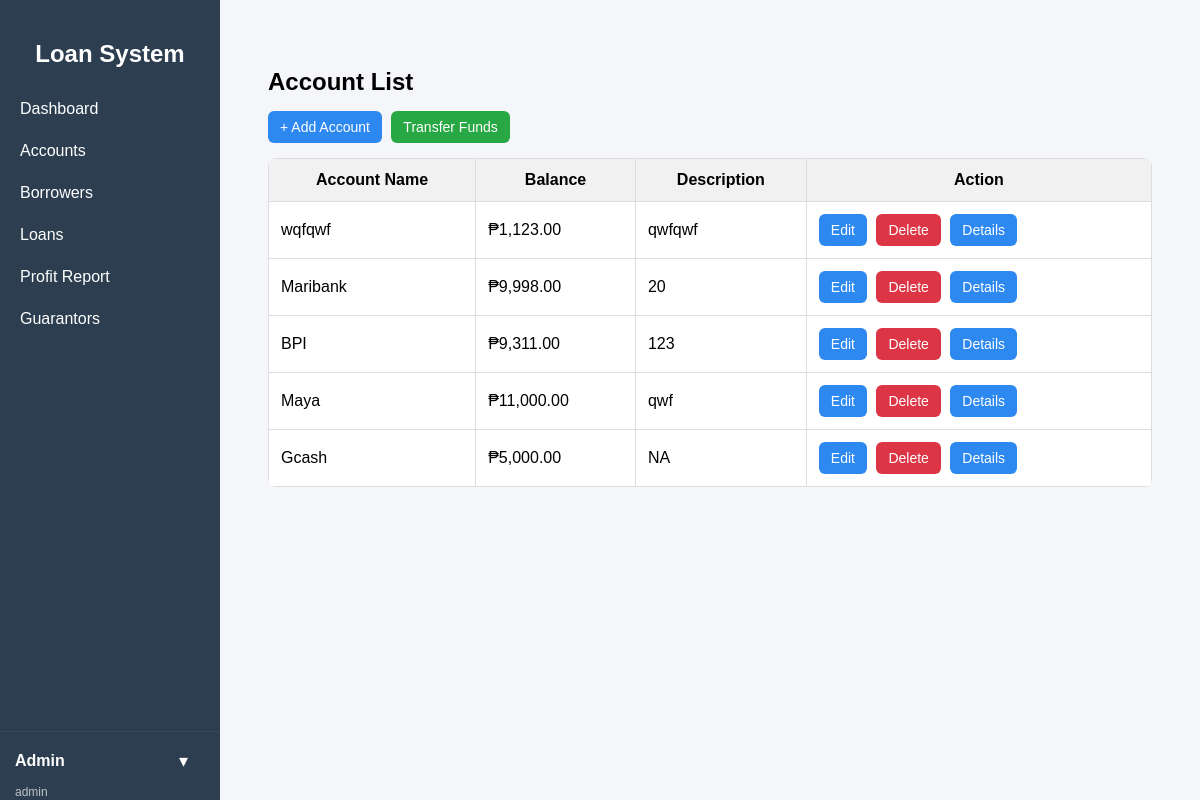
Page /public/index.php?url=account/index (signed in) on the earlier database version.
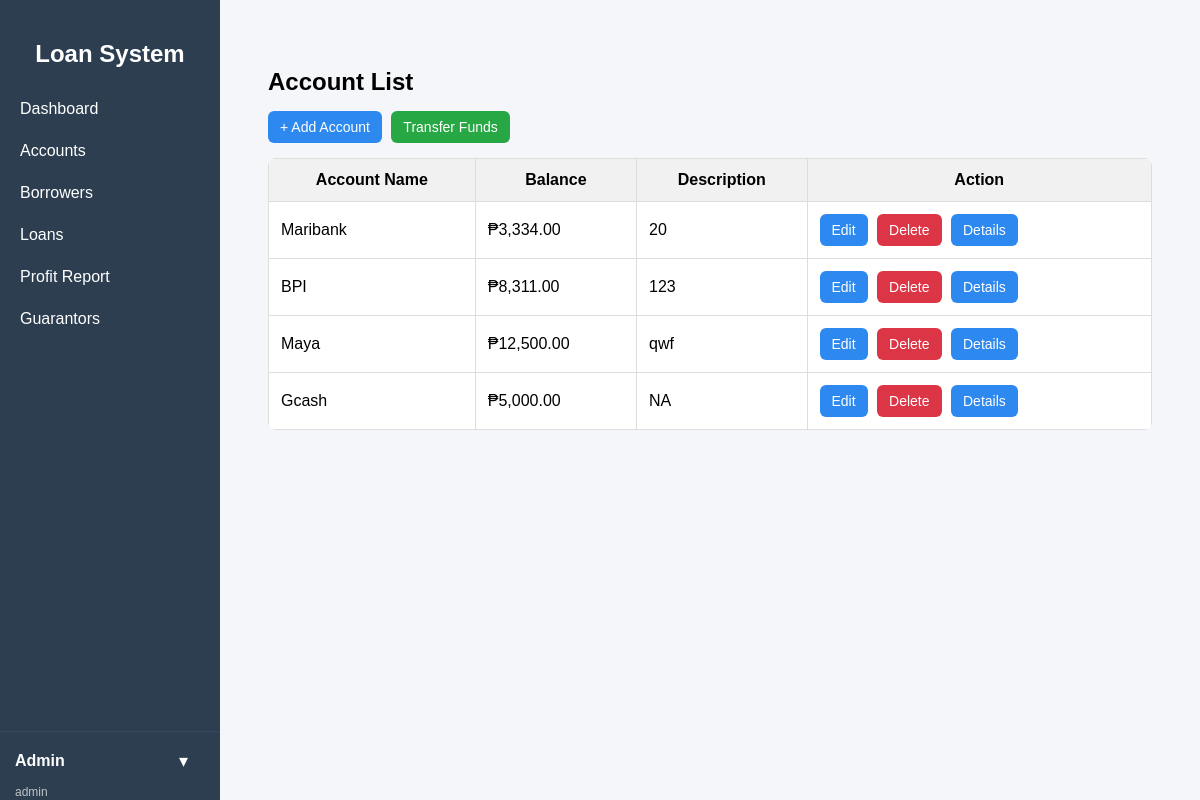
Same page on the later database version.
### tables this page shows
CREATE TABLE `accounts` (
  `id` int(11) NOT NULL,
  `account_name` varchar(100) DEFAULT NULL,
  `balance` varchar(100) DEFAULT NULL,
  `description` varchar(255) DEFAULT NULL
);

### app/controllers/AccountController.php (called while the page is built, shortened)
<?php
require_once "../app/models/Account.php";
class AccountController {
    private $account;
    public function __construct() {
        $this->account = new Account();
    }
    public function index() {
        $accounts = $this->account->getAll();
        require "../app/views/accounts/index.php";
    }
}

### core/App.php (called while the page is built, shortened)
<?php
class App {
    protected $method = "index";
    public function __construct() {
        $url = $this->parseUrl();
        if (isset($url[0])) {
            $controllerName = ucfirst($url[0]) . "Controller";
            $controllerFile = "../app/controllers/" . $controllerName . ".php";
            if (file_exists($controllerFile)) {
                unset($url[0]);
            }
        }
        $this->controller = new $this->controller;
        if (isset($url[1]) && method_exists($this->controller, $url[1])) {
            $this->method = $url[1];
            unset($url[1]);
        }
        $params = $url ? array_values($url) : [];
        call_user_func_array([$this->controller, $this->method], $params);
    }
    public function parseUrl() {
        if (isset($_GET['url']) && !empty($_GET['url'])) {
            return explode("/", filter_var(rtrim($_GET['url'], "/"), FILTER_SANITIZE_URL));
        }
        return [];
    }
}

### public/index.php (called while the page is built)
<?php
require_once "../core/App.php";
$app = new App();

### core/Model.php (called while the page is built, shortened)
<?php
require_once __DIR__ . '/../config/database.php';
class Model {
    public function __construct() {
        $db = new Database();
        $this->conn = $db->connect();
    }
}

### config/database.php (called while the page is built, shortened)
<?php
class Database {
    private $host = "localhost";
    private $db_name = "loan_db";
    private $username = "root";
    private $password = "";
    public function connect() {
        $this->conn = null;
        try {
            $this->conn = new PDO(
                "mysql:host={$this->host};port=3306;dbname={$this->db_name}",
                $this->username,
                $this->password
            );
            $this->conn->setAttribute(
                PDO::ATTR_ERRMODE,
                PDO::ERRMODE_EXCEPTION
            );
        } catch (PDOException $e) {
            die("Connection failed: " . $e->getMessage());
        }
        return $this->conn;
    }
}

### app/models/Account.php (called while the page is built, shortened)
<?php
require_once "../core/Model.php";
class Account extends Model {
    public function getAll() {
        $stmt = $this->conn->prepare("
            SELECT * FROM accounts ORDER BY id DESC
        ");
        $stmt->execute();
        return $stmt->fetchAll(PDO::FETCH_ASSOC);
    }
}

### app/views/accounts/index.php (the view, shortened to what this page needs)
<?php include __DIR__ . "/../layouts/sidebar.php"; ?>
<div class="container">
<h2>Account List</h2>
<button class="btn-primary" onclick="openCreateModal()">+ Add Account</button>
<button class="btn-success" onclick="openTransferModal()">
    Transfer Funds
</button>
<table>
    <tr>
        <th>Account Name</th>
        <th>Balance</th>
        <th>Description</th>
        <th>Action</th>
    </tr>
    <?php foreach ($accounts as $account): ?>
    <tr>
        <td><?= $account['account_name'] ?></td>
        <td>₱<?= number_format($account['balance'],2) ?></td>
        <td><?= $account['description'] ?></td>
        <td>
            <button class="btn-primary"
    onclick="openEditModal(
        <?= $account['id'] ?>,
        '<?= addslashes($account['account_name']) ?>',
        '<?= addslashes($account['account_number']) ?>',
        '<?= $account['balance'] ?>',
        '<?= addslashes($account['description']) ?>'
    )">
    Edit
</button>
      <a class="btn btn-danger"
   href="/LoanManagement/public/index.php?url=account/forceDelete/<?= $account['id'] ?>"
   onclick="return confirm('Permanently delete this account?')">
    Delete
</a>
<a class="btn btn-primary"
   href="/LoanManagement/public/index.php?url=account/details/<?= $account['id'] ?>">
   Details
</a>
        </td>
    </tr>
    <?php endforeach; ?>
</table>
</div>
<?php include __DIR__ . "/../layouts/footer.php"; ?>

Differences in the rows shown:
removed accounts: account_name "wqfqwf", balance "1,123.00", description "qwfqwf"
changed accounts "Maribank": balance "9,998.00" → "3,334.00"
changed accounts "BPI": balance "9,311.00" → "8,311.00"
changed accounts "Maya": balance "11,000.00" → "12,500.00"
